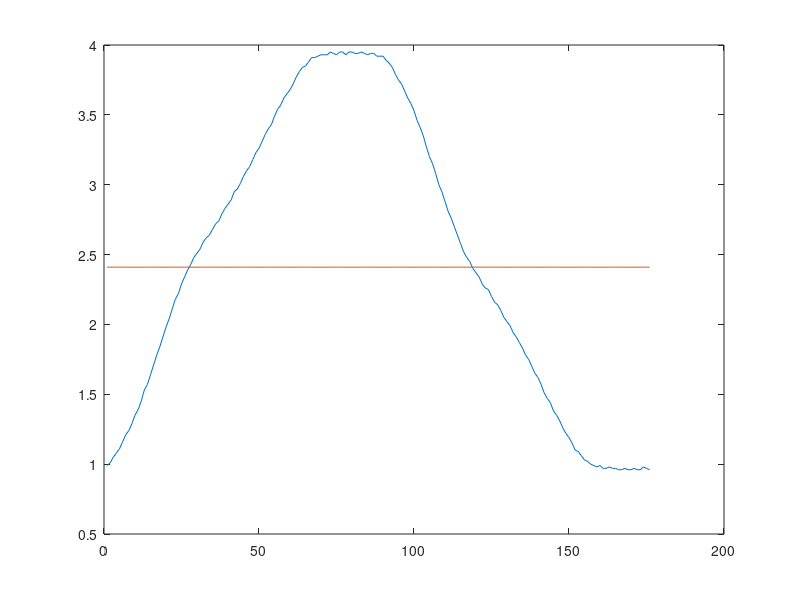
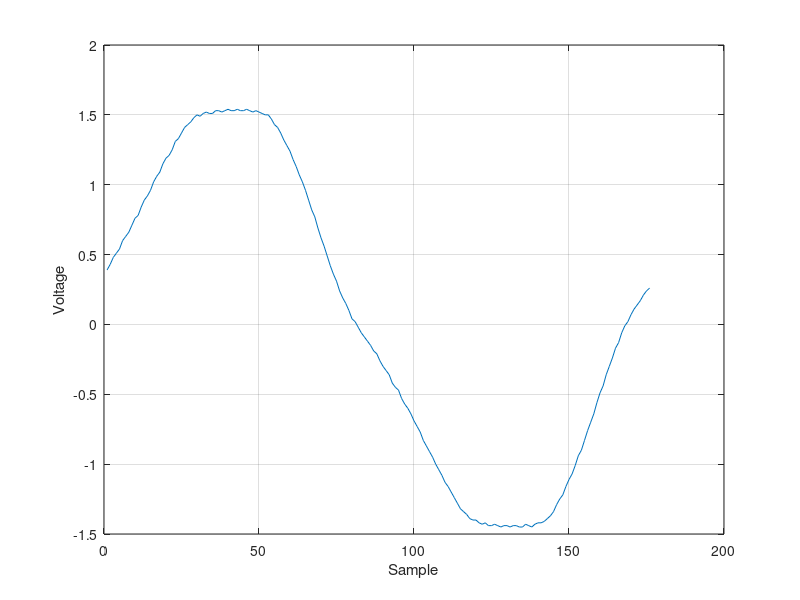
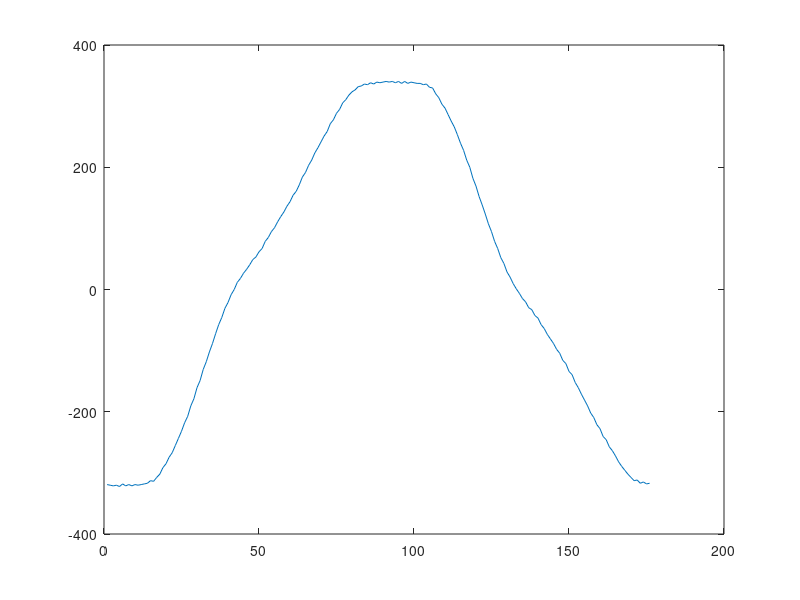

The MATLAB source for these figures, in order:
%% Sensor voltage samples with offset
x = [0.99
1.01
1.05
1.08
1.11
1.16
1.21
1.24
1.29
1.35
1.39
1.45
1.53
1.57
1.64
1.71
1.78
1.84
1.91
1.98
2.04
2.11
2.18
2.22
2.29
2.34
2.39
2.43
2.48
2.51
2.54
2.59
2.62
2.64
2.68
2.72
2.74
2.79
2.83
2.86
2.89
2.95
2.97
3.01
3.06
3.10
3.13
3.18
3.23
3.26
3.31
3.36
3.40
3.43
3.49
3.54
3.57
3.62
3.65
3.68
3.72
3.77
3.81
3.84
3.85
3.88
3.91
3.91
3.92
3.93
3.93
3.93
3.95
3.94
3.93
3.95
3.95
3.93
3.95
3.95
3.94
3.94
3.95
3.94
3.93
3.94
3.94
3.92
3.92
3.92
3.89
3.87
3.84
3.79
3.75
3.72
3.67
3.62
3.58
3.53
3.46
3.41
3.35
3.27
3.20
3.15
3.08
3.00
2.95
2.88
2.81
2.76
2.70
2.64
2.58
2.52
2.48
2.45
2.40
2.37
2.34
2.29
2.26
2.25
2.20
2.16
2.14
2.10
2.05
2.02
1.99
1.94
1.91
1.87
1.83
1.78
1.75
1.70
1.65
1.62
1.57
1.51
1.47
1.44
1.38
1.35
1.31
1.26
1.22
1.19
1.15
1.10
1.09
1.06
1.03
1.02
1.00
0.99
0.98
0.99
0.97
0.97
0.98
0.97
0.97
0.96
0.96
0.97
0.96
0.96
0.97
0.96
0.96
0.98
0.97
0.96

];
offset = 2.41*ones(1,length(x));
figure(1);
plot(x);
hold on;
plot(offset);

y = [0.39
0.43
0.48
0.51
0.54
0.60
0.63
0.66
0.71
0.76
0.78
0.84
0.89
0.92
0.96
1.02
1.06
1.09
1.15
1.19
1.21
1.25
1.31
1.33
1.37
1.41
1.43
1.45
1.48
1.50
1.49
1.51
1.52
1.51
1.51
1.53
1.53
1.52
1.53
1.54
1.53
1.53
1.54
1.53
1.53
1.54
1.53
1.52
1.53
1.52
1.51
1.50
1.50
1.47
1.43
1.41
1.37
1.32
1.28
1.24
1.18
1.13
1.07
1.02
0.96
0.89
0.82
0.77
0.69
0.62
0.56
0.49
0.42
0.36
0.31
0.24
0.19
0.15
0.10
0.04
0.02
-0.02
-0.06
-0.09
-0.12
-0.15
-0.19
-0.21
-0.26
-0.30
-0.33
-0.36
-0.42
-0.45
-0.47
-0.53
-0.57
-0.60
-0.64
-0.69
-0.73
-0.77
-0.83
-0.87
-0.91
-0.95
-1.00
-1.04
-1.08
-1.13
-1.16
-1.20
-1.24
-1.28
-1.32
-1.34
-1.36
-1.39
-1.40
-1.40
-1.42
-1.43
-1.42
-1.44
-1.44
-1.43
-1.44
-1.45
-1.44
-1.44
-1.45
-1.44
-1.44
-1.45
-1.45
-1.43
-1.44
-1.45
-1.43
-1.42
-1.42
-1.41
-1.39
-1.37
-1.34
-1.29
-1.25
-1.22
-1.16
-1.11
-1.07
-1.01
-0.94
-0.90
-0.83
-0.76
-0.70
-0.64
-0.56
-0.49
-0.44
-0.36
-0.30
-0.24
-0.17
-0.13
-0.06
-0.01
0.02
0.07
0.11
0.14
0.17
0.21
0.24
0.26
];

figure(2);

plot(y);
grid on;
ylabel('Voltage');
xlabel('Sample');
z = [-319.12
-320.18
-321.25
-320.18
-322.31
-318.05
-321.25
-319.12
-321.25
-319.12
-320.18
-319.12
-318.05
-316.99
-312.74
-313.80
-307.42
-302.10
-291.46
-285.08
-274.44
-267.00
-255.29
-243.59
-231.89
-218.06
-207.43
-190.41
-178.71
-160.62
-148.92
-130.84
-118.07
-102.12
-88.29
-72.33
-57.44
-45.74
-30.85
-21.27
-8.51
0.00
11.70
18.08
26.59
32.98
40.42
48.93
53.19
61.70
67.01
78.72
85.10
94.67
101.05
110.63
119.14
126.58
136.16
143.60
154.24
160.62
171.26
184.02
191.47
203.17
211.68
223.38
231.89
241.47
251.04
258.49
271.25
277.63
288.27
294.65
305.29
310.61
318.05
323.37
326.56
331.88
332.95
336.14
335.07
338.26
336.14
339.33
338.26
339.33
340.39
339.33
340.39
338.26
340.39
337.20
340.39
337.20
339.33
338.26
337.20
337.20
335.07
336.14
330.82
329.75
320.18
313.80
303.16
296.78
286.14
275.50
265.93
253.17
239.34
227.64
211.68
199.98
181.90
169.13
152.11
138.28
123.39
107.44
94.67
78.72
67.01
52.12
42.55
28.72
20.21
9.57
1.06
-6.38
-14.89
-20.21
-29.78
-32.98
-42.55
-46.80
-57.44
-63.82
-73.40
-80.84
-88.29
-97.86
-104.25
-115.95
-121.26
-134.03
-139.35
-152.11
-160.62
-171.26
-180.83
-190.41
-202.11
-209.55
-221.25
-227.64
-240.40
-245.72
-257.42
-263.80
-272.31
-281.89
-289.33
-295.72
-302.10
-307.42
-312.74
-311.67
-316.99
-314.86
-318.05
-316.99
];
figure(3);
plot(z);